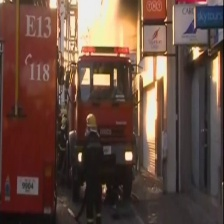
#> input picture data/training/fire/img_102.jpg, 224 x 224 px
$ python fire_detector.py
#> lines starting #> are read from the running program, lines starting #| are printed output that depends on the picture; after the words box and inside, x2 and y2 are one past the last pixel; in counts of white or black regions, pixels touching at a corner belong together
import cv2
import numpy as np
from sklearn.cluster import KMeans
import os
from pathlib import Path

class FireDetector:
    def __init__(self):
        # Define color ranges for fire and smoke detection
        self.fire_lower = np.array([0, 50, 50])  # HSV lower bound for fire
        self.fire_upper = np.array([20, 255, 255])  # HSV upper bound for fire
        self.smoke_lower = np.array([0, 0, 100])  # HSV lower bound for smoke
        self.smoke_upper = np.array([180, 30, 255])  # HSV upper bound for smoke

        # Initialize training data paths
        self.training_path = Path('data/training')
        self.fire_path = self.training_path / 'fire'
        self.smoke_path = self.training_path / 'smoke'
        self.normal_path = self.training_path / 'normal'

        # Create directories if they don't exist
        self.fire_path.mkdir(parents=True, exist_ok=True)
        self.smoke_path.mkdir(parents=True, exist_ok=True)
        self.normal_path.mkdir(parents=True, exist_ok=True)

        # Load training data
        self.fire_features = self.load_training_data(self.fire_path)
        self.smoke_features = self.load_training_data(self.smoke_path)

    def load_training_data(self, path):
        features = []
        for img_file in path.glob('*.jpg'):
            img = cv2.imread(str(img_file))
#> img is the input picture: shape (224, 224, 3); mean B, G, R 64, 74.8, 100.5
            if img is not None:
                hsv = cv2.cvtColor(img, cv2.COLOR_BGR2HSV)
#> hsv: shape (224, 224, 3); mean H, S, V 34.2, 96, 101.1
                # Extract color histogram features
                hist = cv2.calcHist([hsv], [0, 1], None, [180, 256], [0, 180, 0, 256])
                cv2.normalize(hist, hist, alpha=0, beta=1, norm_type=cv2.NORM_MINMAX)
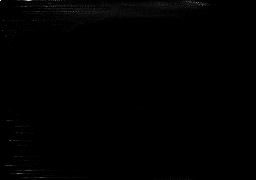
#> hist: shape (180, 256) float32; min 0, max 1, mean 0.00386
                features.append(hist)
#> pass 2 of the loop in load_training_data, `for img_file in path.glob('*.jpg'):`:
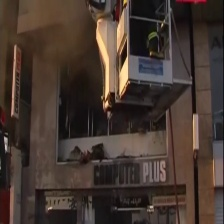
#> input picture data/training/fire/img_104.jpg, 224 x 224 px
#> in load_training_data, img is the input picture: shape (224, 224, 3); mean B, G, R 48.4, 55.9, 69.8
#> in load_training_data, `hist = cv2.calcHist([hsv], [0, 1], None, [180, 256], [0, 180, 0, 256])`:
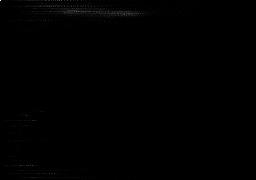
#> hist: shape (180, 256) float32; min 0, max 441, mean 1.1; drawn with min black and max white
#> in load_training_data, `cv2.normalize(hist, hist, alpha=0, beta=1, norm_type=cv2.NORM_MINMAX)`:
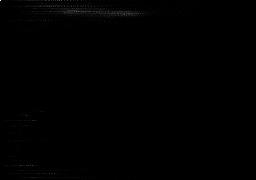
#> hist: shape (180, 256) float32; 10.48% of pixels changed, all inside (x1, y1, x2, y2) = (0, 0, 256, 180)
#> pass 3 of the loop in load_training_data, `for img_file in path.glob('*.jpg'):`:
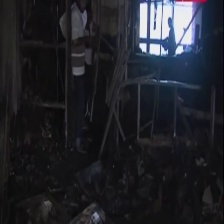
#> input picture data/training/fire/img_112.jpg, 224 x 224 px
#> in load_training_data, img is the input picture: shape (224, 224, 3); mean B, G, R 41.8, 35.7, 34.2
#> in load_training_data, `hist = cv2.calcHist([hsv], [0, 1], None, [180, 256], [0, 180, 0, 256])`:
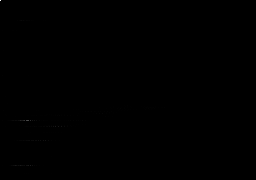
#> hist: shape (180, 256) float32; min 0, max 4975, mean 1.1; drawn with min black and max white
#> in load_training_data, `cv2.normalize(hist, hist, alpha=0, beta=1, norm_type=cv2.NORM_MINMAX)`:
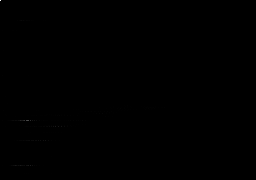
#> hist: shape (180, 256) float32; 6.45% of pixels changed, all inside (x1, y1, x2, y2) = (0, 0, 234, 178)
#> in __init__, `self.fire_features = self.load_training_data(self.fire_path)`: self.fire_features = 3 items
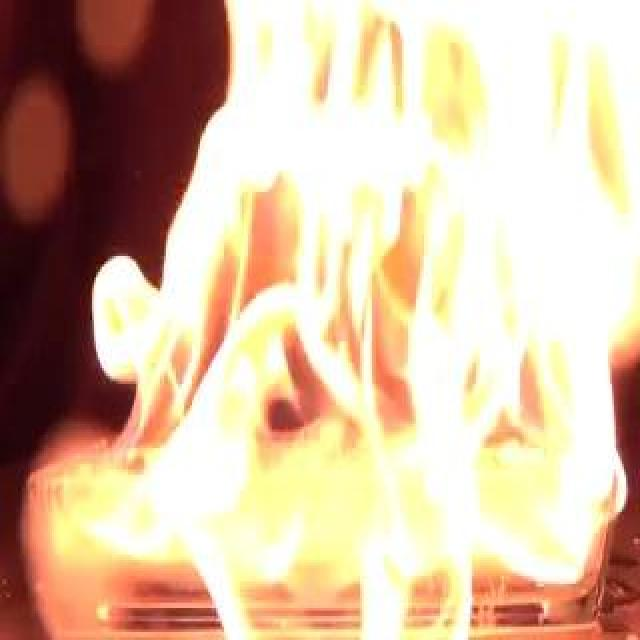
#> input picture Dataset/test/images/frame_005_jpg.rf.6ba71c0f31f178977812ac54e3ab63dc.jpg, 640 x 640 px, given in place of the camera
#> in main, frame is the input picture: shape (640, 640, 3); mean B, G, R 161.6, 187.7, 214.5
        return features

    def compare_histograms(self, hist1, hist2):
        return cv2.compareHist(hist1, hist2, cv2.HISTCMP_CORREL)

    def detect_fire(self, frame):
        # Convert frame to HSV color space
        hsv = cv2.cvtColor(frame, cv2.COLOR_BGR2HSV)
#> hsv: shape (640, 640, 3); mean H, S, V 43.3, 85.3, 215

        # Create masks for fire and smoke
        fire_mask = cv2.inRange(hsv, self.fire_lower, self.fire_upper)
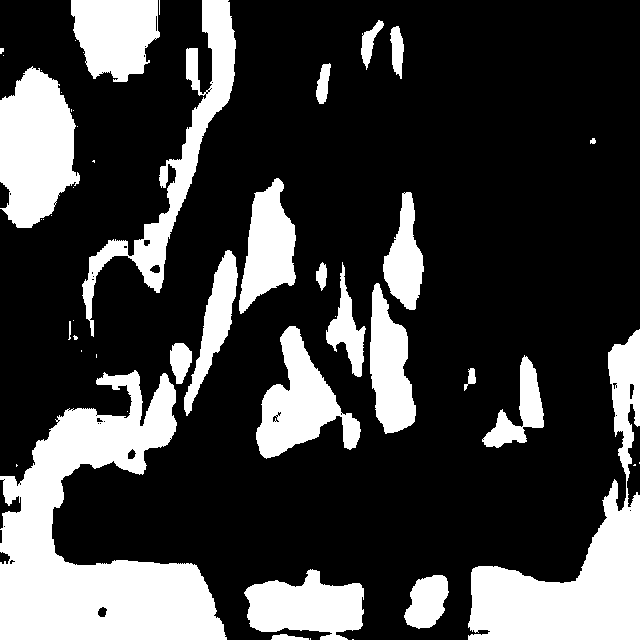
#> fire_mask: shape (640, 640); 25.6% white; 49 white regions (25 under 20 px), largest, box (x1, y1, x2, y2) and area: (0, 370, 227, 640) 29196, (468, 329, 640, 640) 17442, (0, 66, 80, 228) 9305
        smoke_mask = cv2.inRange(hsv, self.smoke_lower, self.smoke_upper)
#> smoke_mask: shape (640, 640); 37.6% white; 15 white regions (5 under 20 px), largest, box (x1, y1, x2, y2) and area: (92, 0, 640, 640) 145295, (361, 500, 423, 640) 4437, (253, 520, 301, 578) 1256

        # Apply morphological operations to reduce noise
        kernel = np.ones((5,5), np.uint8)
        fire_mask = cv2.morphologyEx(fire_mask, cv2.MORPH_OPEN, kernel)
#> fire_mask: shape (640, 640); 25.3% white; 28 white regions, largest, box (x1, y1, x2, y2) and area: (0, 372, 227, 640) 29000, (468, 483, 640, 640) 14497, (0, 69, 80, 228) 9234
        fire_mask = cv2.morphologyEx(fire_mask, cv2.MORPH_CLOSE, kernel)
#> fire_mask: shape (640, 640); 25.4% white; 20 white regions, largest, box (x1, y1, x2, y2) and area: (0, 372, 227, 640) 29192, (468, 483, 640, 640) 14582, (0, 69, 80, 228) 9245
        smoke_mask = cv2.morphologyEx(smoke_mask, cv2.MORPH_OPEN, kernel)
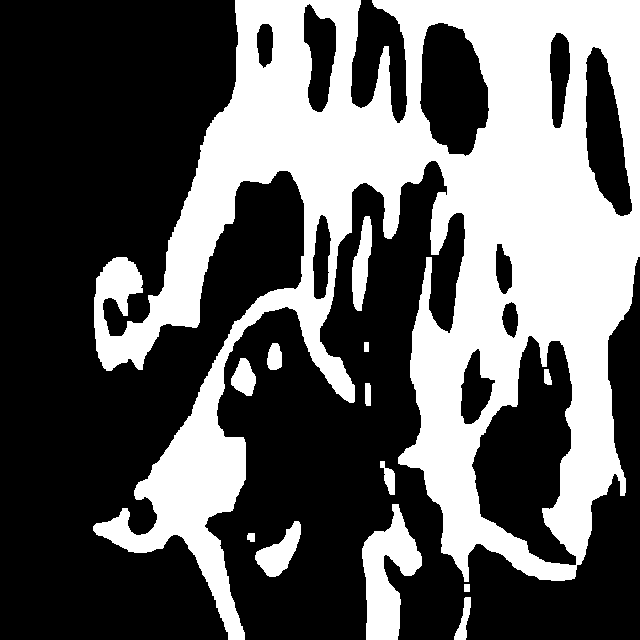
#> smoke_mask: shape (640, 640); 37.4% white; 13 white regions, largest, box (x1, y1, x2, y2) and area: (93, 0, 640, 640) 144410, (362, 504, 422, 640) 4405, (255, 521, 301, 577) 1244
        smoke_mask = cv2.morphologyEx(smoke_mask, cv2.MORPH_CLOSE, kernel)
#> smoke_mask: shape (640, 640); 37.4% white; 11 white regions

        # Find contours for fire and smoke
        fire_contours, _ = cv2.findContours(fire_mask, cv2.RETR_EXTERNAL, cv2.CHAIN_APPROX_SIMPLE)
#> fire_contours = 20 contours; largest, box (x1, y1, x2, y2) and area: (0, 372, 227, 640) 28632, (468, 483, 640, 640) 14250, (0, 69, 80, 228) 9036, (170, 179, 296, 412) 7808, (83, 0, 236, 319) 7407
        smoke_contours, _ = cv2.findContours(smoke_mask, cv2.RETR_EXTERNAL, cv2.CHAIN_APPROX_SIMPLE)
#> smoke_contours = 11 contours; largest, box (x1, y1, x2, y2) and area: (93, 0, 640, 640) 178054, (362, 504, 422, 640) 4222, (255, 521, 301, 577) 1172, (352, 216, 372, 311) 1042, (231, 358, 256, 396) 586

        # Process each contour
        for contour in fire_contours:
            if cv2.contourArea(contour) > 500:  # Filter small contours
                x, y, w, h = cv2.boundingRect(contour)
                roi = frame[y:y+h, x:x+w]

                # Extract features from ROI
                roi_hsv = cv2.cvtColor(roi, cv2.COLOR_BGR2HSV)
                roi_hist = cv2.calcHist([roi_hsv], [0, 1], None, [180, 256], [0, 180, 0, 256])
                cv2.normalize(roi_hist, roi_hist, alpha=0, beta=1, norm_type=cv2.NORM_MINMAX)

                # Compare with training data
                is_fire = any(self.compare_histograms(roi_hist, fire_hist) > 0.7 for fire_hist in self.fire_features)

                if is_fire:
                    cv2.rectangle(frame, (x, y), (x+w, y+h), (0, 0, 255), 2)
                    cv2.putText(frame, 'Fire', (x, y-10), cv2.FONT_HERSHEY_SIMPLEX, 0.9, (0, 0, 255), 2)
#> this loop made 20 passes
#> (x, y, w, h) on passes 1, 2, 3, 4, 6, 7, 8, 9, 10, 12, 13, 14: (405, 575, 43, 53), (245, 570, 119, 70), (468, 483, 172, 157), (0, 372, 227, 268), (484, 357, 60, 90), (608, 330, 32, 138), (256, 326, 104, 132), (370, 284, 46, 149), (326, 281, 39, 95), (383, 192, 41, 118), (170, 179, 126, 233), (0, 69, 80, 159)
#> pass 2, in detect_fire, `roi = frame[y:y+h, x:x+w]`:
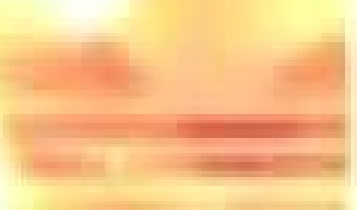
#> roi: shape (70, 119, 3) (shown 3 times larger); mean B, G, R 136.4, 197.4, 248.5
#> after the loop:
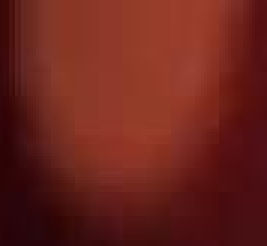
#> roi: shape (82, 89, 3) (shown 3 times larger); mean B, G, R 28, 35.5, 107.6

        for contour in smoke_contours:
            if cv2.contourArea(contour) > 500:  # Filter small contours
                x, y, w, h = cv2.boundingRect(contour)
                roi = frame[y:y+h, x:x+w]

                # Extract features from ROI
                roi_hsv = cv2.cvtColor(roi, cv2.COLOR_BGR2HSV)
                roi_hist = cv2.calcHist([roi_hsv], [0, 1], None, [180, 256], [0, 180, 0, 256])
                cv2.normalize(roi_hist, roi_hist, alpha=0, beta=1, norm_type=cv2.NORM_MINMAX)

                # Compare with training data
                is_smoke = any(self.compare_histograms(roi_hist, smoke_hist) > 0.7 for smoke_hist in self.smoke_features)

                if is_smoke:
                    cv2.rectangle(frame, (x, y), (x+w, y+h), (128, 128, 128), 2)
                    cv2.putText(frame, 'Smoke', (x, y-10), cv2.FONT_HERSHEY_SIMPLEX, 0.9, (128, 128, 128), 2)
#> this loop made 11 passes
#> (x, y, w, h) on passes 3, 4, 7, 10, 11: (255, 521, 46, 56), (362, 504, 60, 136), (231, 358, 25, 38), (352, 216, 20, 95), (93, 0, 547, 640)
#> contour on pass 9: [[364, 342], [364, 351], [368, 351], [368, 342]]
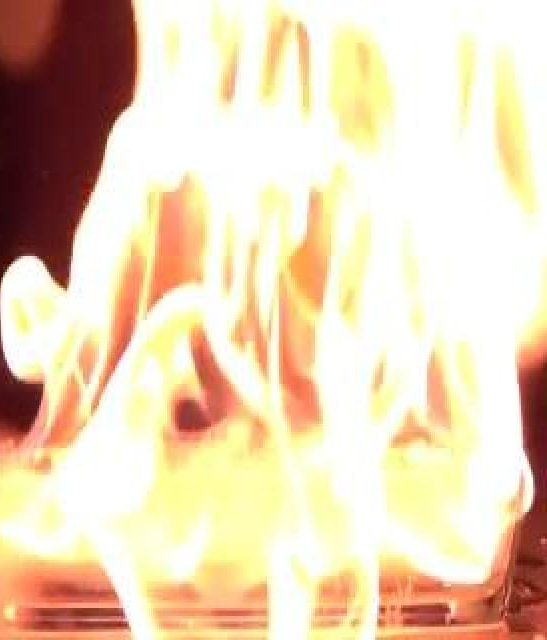
#> roi: shape (640, 547, 3); mean B, G, R 182.4, 211, 233

        return frame

def save_training_image(frame, category):
    """Save a frame as a training image in the specified category."""
    detector = FireDetector()
    timestamp = cv2.getTickCount()
    filename = f"{timestamp}.jpg"

    if category == 'fire':
        save_path = detector.fire_path / filename
    elif category == 'smoke':
        save_path = detector.smoke_path / filename
    else:
        save_path = detector.normal_path / filename

    cv2.imwrite(str(save_path), frame)
    print(f"Saved training image to {save_path}")

def main():
    # Initialize the detector
    detector = FireDetector()

    # Open video capture (0 for webcam, or provide video file path)
    video_path = input("Enter the path to your video file (or press Enter for webcam): ").strip()
    if video_path:
        cap = cv2.VideoCapture(video_path)
    else:
        cap = cv2.VideoCapture(0)

    if not cap.isOpened():
        print("Error: Could not open video source")
        return

    print("\nControls:")
    print("Press 'f' to save current frame as fire training image")
    print("Press 's' to save current frame as smoke training image")
    print("Press 'n' to save current frame as normal training image")
    print("Press 'q' to quit")

    while True:
        ret, frame = cap.read()
        if not ret:
            break

        # Process the frame
        processed_frame = detector.detect_fire(frame)

        # Display the result
        cv2.imshow('Fire and Smoke Detection', processed_frame)

        # Handle key presses
        key = cv2.waitKey(1) & 0xFF
#> (key q is pressed here)
        if key == ord('q'):
            break
        elif key == ord('f'):
            save_training_image(frame, 'fire')
        elif key == ord('s'):
            save_training_image(frame, 'smoke')
        elif key == ord('n'):
            save_training_image(frame, 'normal')

    # Clean up
    cap.release()
    cv2.destroyAllWindows()

if __name__ == "__main__":
    main()
